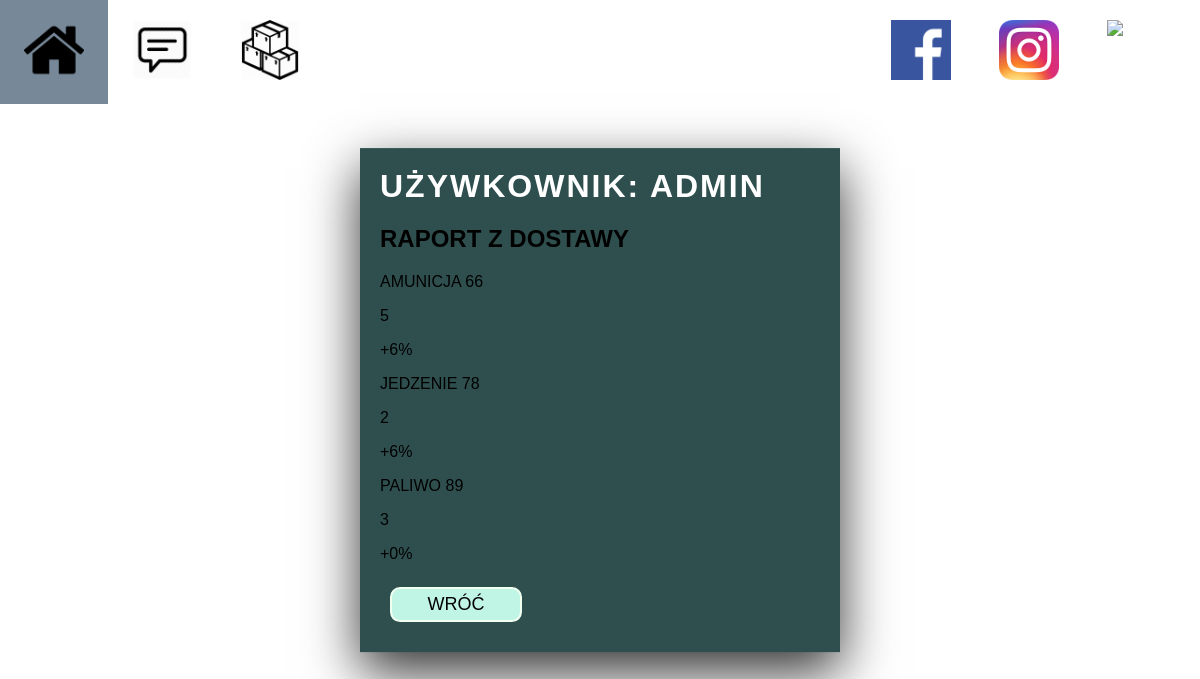
Before: /militaria/supply/ (signed in) with the older database file.
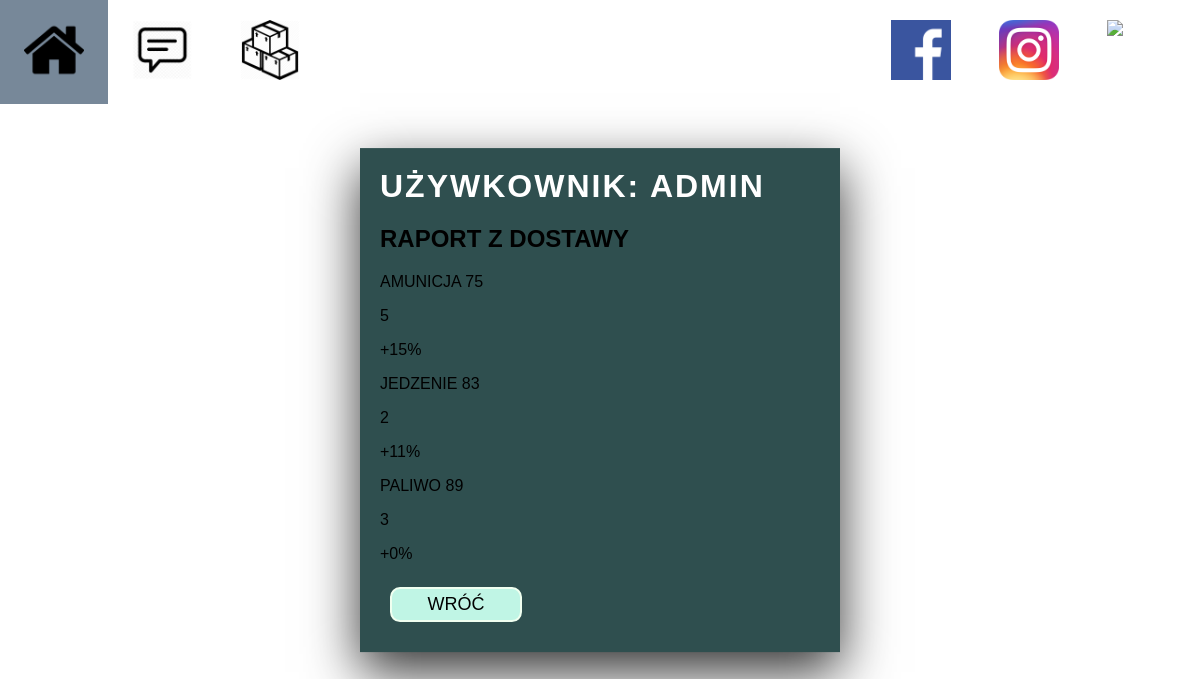
After: the same page with the newer database file.
### militaria/models.py (models this page shows, shortened)
class Warehouse(models.Model):
    name = models.CharField(max_length=20)
    how_many = models.IntegerField()
    priority = models.IntegerField(default=2, choices=[(1, "1"), (2, "2"), (3, "3")])
    min = models.IntegerField(default=70)
    max = models.IntegerField(default=90)
    user = models.ManyToManyField('auth.User')
    weight = models.IntegerField(default=3, choices=[(1, "1"), (2, "2"), (3, "3"), (4, "4"), (5, "5")])
    def __str__(self):
        return "{} {}".format(self.name, self.how_many)
    def get_warehouse_fill_code(self):
        if self.how_many >= self.min:
            if self.how_many < self.max:
                return '#fffab7'    # orange
            else:
                return '#99dcbb'    # green
        else:
            return '#ff153c'       # red

### militaria/views.py (the view)
# urls.py: path('supply/', views.Supply, name='supply'),
def Supply(request):
    all_warehouses = Warehouse.objects.filter(user=request.user)
    low_level = [x for x in all_warehouses if x.get_warehouse_fill_code() == '#ff153c']
    medium_level = [x for x in all_warehouses if x.get_warehouse_fill_code() == '#fffab7']
    high_level = [x for x in all_warehouses if x.get_warehouse_fill_code() == '#99dcbb']
    context = {
        "low_level": low_level,
        "medium_level": medium_level,
        "high_level": high_level
    }
    def get_ratio(high, priority):
        return (100 - high) * priority
    PLANE_MAX = 100
    necessary = 0
    for ware in all_warehouses:
        to_high = ware.max - ware.how_many
        necessary_weight = to_high * ware.weight
        necessary += necessary_weight
    all_warehouses = sorted(all_warehouses, key=lambda x: get_ratio(x.max, x.priority), reverse=True)
    for x in all_warehouses:
        x.how_many = x.max
        print(x.name, get_ratio(x.max, x.priority))
    print("dostawa: {}".format(necessary))
    print("pojemność samolotu: {}".format(PLANE_MAX))
    planes = math.ceil(necessary / PLANE_MAX)
    print("liczba potrzebnych samolotów: {}".format(planes))
    MAX_WEIGHT = PLANE_MAX * planes - necessary
    print("maxWeight: {}".format(MAX_WEIGHT))
    while True:
        idx = 0
        all_warehouses.sort(key=lambda x: get_ratio(x.how_many, x.priority), reverse=True)
        print("SORTED: ", all_warehouses[0])
        warehouse_biggest_prio = all_warehouses[idx]
        weight = warehouse_biggest_prio.weight
        if MAX_WEIGHT >= weight:
            warehouse_biggest_prio.how_many += 1
            MAX_WEIGHT -= warehouse_biggest_prio.weight
        else:
            print("RESZTA: ", MAX_WEIGHT)
            break
    for x in all_warehouses:
        print(x.name, x.how_many)
        x.save()
    return render(request, 'militaria/supply.html', context)

### templates/militaria/supply.html (shortened to what this page needs)
{% extends "militaria/base.html" %}
{% load static %}
{% load mathfilters %}
{% block content %}
        <div class="all_warehouses">
                {% if low_level|length == 0 %}
                    <h1>MAGAZYNY ZAPEŁNIONE</h1>
                {% else %}
                <h1>UŻYWKOWNIK: {{ request.user }} </h1>
                <h2>RAPORT Z DOSTAWY</h2>
                {% for low in low_level %}
                    <p>{{ low }}</p>
                    <p>{{ low.weight }}</p>
                    <p>+{{ low.how_many|sub:low.max }}%</p>
                {% endfor %}
            {%endif  %}
            <div class="button-box-container">
                <div class="button-box">
                    <form method="get" action="/militaria/dashboard">
                        <button type="submit">WRÓĆ</button>
                    </form>
                </div>
            </div>
        </div>
{% endblock %}

Changed rows visible on the page:
changed Warehouse: name+how_many "AMUNICJA 66" → "AMUNICJA 75"; how_many|sub "6" → "15"
changed Warehouse: name+how_many "JEDZENIE 78" → "JEDZENIE 83"; how_many|sub "6" → "11"
